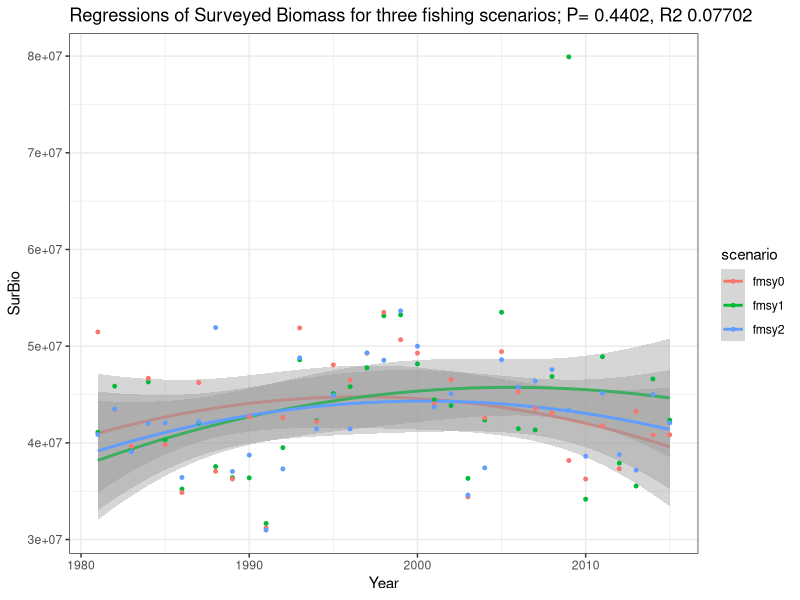

Recreate this plot in R. (Note: this script raises an error after producing the figure.)
library(tidyverse)
library(car)
library(cowplot)

####SURVYED BIOMASS######
read.csv("stats/indiseas/surveyed_biomass.csv")  -> surbio

surbio0<- lm(total_biomass_surveyed ~ poly(year, 2), data=surbio)
surbio1<- lm(total_biomass_surveyed ~ poly(year, 2) * scenario, data=surbio)
#surbio2<- lm(total_biomass_surveyed ~ poly(year, 3) * scenario, data=surbio)

anova(surbio0,surbio1)
##Insignificant difference between regressions

#Plotting regressions#
dat.a = data.frame(year= 1981:2015, scenario='fmsy0')
intervals.a <- predict(surbio1,newdata = dat.a,interval='confidence',
                       level=0.95)
data.frame(intervals.a) -> intervals.a
intervals.a%>% mutate(year = 1981:2015) %>% select(year, everything()) %>% mutate(scenario='fmsy0')-> intervals.a

dat.b = data.frame(year= 1981:2015, scenario='fmsy1')
intervals.b<- predict(surbio1, newdata = dat.b, interval='confidence', level=0.95)
data.frame(intervals.b) -> intervals.b
intervals.b%>% mutate(year = 1981:2015) %>% select(year, everything())%>% mutate(scenario='fmsy1') -> intervals.b
dat.c = data.frame(year= 1981:2015, scenario='fmsy2')
intervals.c<- predict(surbio1, newdata = dat.c, interval='confidence', level=0.95)
data.frame(intervals.c) -> intervals.c
intervals.c%>% mutate(year = 1981:2015) %>% select(year, everything()) %>% mutate(scenario='fmsy2') -> intervals.c

new_intervals_surbio<- rbind(intervals.a, intervals.b, intervals.c)
legend_test<-ggplot(new_intervals_surbio, aes(x =year, y = fit)) +
  theme_bw() +
  geom_line(aes(colour=scenario)) +
  geom_smooth(aes(ymin = lwr, ymax = upr, colour=scenario), stat = "identity") +
  geom_point(data = surbio, aes(x = year, y = total_biomass_surveyed, colour=scenario), size=1)+
  xlab("Year") +
  ylab("SurBio") +
  ggtitle("Regressions of Surveyed Biomass for three fishing scenarios; P= 0.4402, R2 0.07702")

#####PROPPRED SURVEYED#########
read.csv("stats/indiseas/proppred_surveyed.csv")  -> pred

pred0<- lm(proppred ~ poly(year, 4), data=pred)
pred1<- lm(proppred ~ poly(year, 4) * scenario, data=pred)
#pred2<- lm(proppred ~ poly(year, 5) * scenario, data=pred)

anova(pred0,pred1)
##Significant difference between regressions

#Plotting regressions#
dat.a = data.frame(year= 1981:2015, scenario='fmsy0')
intervals.a <- predict(pred1,newdata = dat.a,interval='confidence',
                       level=0.95)
data.frame(intervals.a) -> intervals.a
intervals.a%>% mutate(year = 1981:2015) %>% select(year, everything()) %>% mutate(scenario='fmsy0')-> intervals.a

dat.b = data.frame(year= 1981:2015, scenario='fmsy1')
intervals.b<- predict(pred1, newdata = dat.b, interval='confidence', level=0.95)
data.frame(intervals.b) -> intervals.b
intervals.b%>% mutate(year = 1981:2015) %>% select(year, everything())%>% mutate(scenario='fmsy1') -> intervals.b
dat.c = data.frame(year= 1981:2015, scenario='fmsy2')
intervals.c<- predict(pred1, newdata = dat.c, interval='confidence', level=0.95)
data.frame(intervals.c) -> intervals.c
intervals.c%>% mutate(year = 1981:2015) %>% select(year, everything()) %>% mutate(scenario='fmsy2') -> intervals.c

new_intervals_pred<- rbind(intervals.a, intervals.b, intervals.c)
ggplot(new_intervals_pred, aes(x =year, y = fit)) +
  theme_bw() +
  geom_line(aes(colour=scenario)) +
  geom_smooth(aes(ymin = lwr, ymax = upr, colour=scenario), stat = "identity") +
  geom_point(data = pred, aes(x = year, y = proppred, colour=scenario), size=1)+
  xlab("Year") +
  ylab("PropPred") +
  ggtitle("Regressions of Proportion of Predators for three fishing scenarios; P= < 2.2e-16, R2 0.9545", size=1)

#####MEAN LIFE SPAN#########
read.csv("stats/indiseas/mean_life_span.csv")  -> life_span

life0<- lm(mean_life_span ~ poly(year, 2), data=life_span)
life1<- lm(mean_life_span ~ poly(year, 2) * scenario, data=life_span)
#life2<- lm(mean_life_span ~ poly(year, 3) * scenario, data=life_span)

anova(life0,life1)
##Significant difference between regressions

#Plotting regressions#
dat.a = data.frame(year= 1981:2015, scenario='fmsy0')
intervals.a <- predict(life1,newdata = dat.a,interval='confidence',
                       level=0.95)
data.frame(intervals.a) -> intervals.a
intervals.a%>% mutate(year = 1981:2015) %>% select(year, everything()) %>% mutate(scenario='fmsy0')-> intervals.a

dat.b = data.frame(year= 1981:2015, scenario='fmsy1')
intervals.b<- predict(life1, newdata = dat.b, interval='confidence', level=0.95)
data.frame(intervals.b) -> intervals.b
intervals.b%>% mutate(year = 1981:2015) %>% select(year, everything())%>% mutate(scenario='fmsy1') -> intervals.b
dat.c = data.frame(year= 1981:2015, scenario='fmsy2')
intervals.c<- predict(life1, newdata = dat.c, interval='confidence', level=0.95)
data.frame(intervals.c) -> intervals.c
intervals.c%>% mutate(year = 1981:2015) %>% select(year, everything()) %>% mutate(scenario='fmsy2') -> intervals.c

new_intervals_life<- rbind(intervals.a, intervals.b, intervals.c)
ggplot(new_intervals_life, aes(x =year, y = fit)) +
  theme_bw() +
  geom_line(aes(colour=scenario)) +
  geom_smooth(aes(ymin = lwr, ymax = upr, colour=scenario), stat = "identity") +
  geom_point(data = life_span, aes(x = year, y = mean_life_span, colour=scenario), size=1)+
  xlab("Year") +
  ylab("Mean Life Span") +
  ggtitle("Regressions of Mean Life Span for three fishing scenarios; P= < 2.2e-16, R2 0.7016", size=1)

#####IVI Landings#########
read.csv("stats/indiseas/ivi_landings.csv")  -> ivi

ivi0<- lm(ivi_landings ~ poly(year, 2), data=ivi
          )
ivi1<- lm(ivi_landings ~ poly(year, 2) * scenario, data=ivi)
#ivi2<- lm(ivi_landings ~ poly(year, 3) * scenario, data=ivi)

anova(ivi0,ivi1)
##Significant difference between regressions

##Test for significance between all
ivi_fmsy1<- filter(ivi, scenario %in% c("fmsy1", "fmsy05")) ###These lines distinguish whether 
#there is a difference between fmsy1 and fmsy2
fitivifm1<- lm(ivi_landings~poly(year,2), data=ivi_fmsy1)
fitivifm2<- lm(ivi_landings~poly(year,2) * scenario, data=ivi_fmsy1)
anova(fitivifm1, fitivifm2)

#Plotting regressions#
dat.a = data.frame(year= 1981:2015, scenario='fmsy05')
intervals.a <- predict(ivi1,newdata = dat.a,interval='confidence',
                       level=0.95)
data.frame(intervals.a) -> intervals.a
intervals.a%>% mutate(year = 1981:2015) %>% select(year, everything()) %>% mutate(scenario='fmsy05')-> intervals.a

dat.b = data.frame(year= 1981:2015, scenario='fmsy1')
intervals.b<- predict(ivi1, newdata = dat.b, interval='confidence', level=0.95)
data.frame(intervals.b) -> intervals.b
intervals.b%>% mutate(year = 1981:2015) %>% select(year, everything())%>% mutate(scenario='fmsy1') -> intervals.b
dat.c = data.frame(year= 1981:2015, scenario='fmsy2')
intervals.c<- predict(ivi1, newdata = dat.c, interval='confidence', level=0.95)
data.frame(intervals.c) -> intervals.c
intervals.c%>% mutate(year = 1981:2015) %>% select(year, everything()) %>% mutate(scenario='fmsy2') -> intervals.c

new_intervals_ivi<- rbind(intervals.a, intervals.b, intervals.c)
ggplot(new_intervals_ivi, aes(x =year, y = fit)) +
  theme_bw() +
  geom_line(aes(colour=scenario)) +
  geom_smooth(aes(ymin = lwr, ymax = upr, colour=scenario), stat = "identity") +
  geom_point(data = ivi, aes(x = year, y = ivi_landings, colour=scenario), size=1)+
  xlab("Year") +
  ylab("IVI Landings") +
  ggtitle("Regressions of IVI Landings for three fishing scenarios; P= 2.258e-08, R2 0.4051")

#ivi_test<- filter(ivi, scenario %in% c("fmsy05", "fmsy2"))
##When filtering out fmsy1 and comparing anova with and without scenario, there is no significant difference between fmsy2
#and fmsy05

###INVERSE PRESSURE NO CAPELIN#######
read.csv("stats/indiseas/inverse_pressure_nocapelin.csv")  -> invp_ncap

invp0<- lm(inversepressure ~ poly(year, 6), data=invp_ncap)
invp1<- lm(inversepressure ~ poly(year, 6) * scenario, data=invp_ncap)
#invp2<- lm(inversepressure ~ poly(year, 7) * scenario, data=invp)

anova(invp0,invp1)
##Significant difference between regressions

#Plotting regressions#
dat.a = data.frame(year= 1981:2015, scenario='fmsy05')
intervals.a <- predict(invp1,newdata = dat.a,interval='confidence',
                       level=0.95)
data.frame(intervals.a) -> intervals.a
intervals.a%>% mutate(year = 1981:2015) %>% select(year, everything()) %>% mutate(scenario='fmsy05')-> intervals.a

dat.b = data.frame(year= 1981:2015, scenario='fmsy1')
intervals.b<- predict(invp1, newdata = dat.b, interval='confidence', level=0.95)
data.frame(intervals.b) -> intervals.b
intervals.b%>% mutate(year = 1981:2015) %>% select(year, everything())%>% mutate(scenario='fmsy1') -> intervals.b
dat.c = data.frame(year= 1981:2015, scenario='fmsy2')
intervals.c<- predict(invp1, newdata = dat.c, interval='confidence', level=0.95)
data.frame(intervals.c) -> intervals.c
intervals.c%>% mutate(year = 1981:2015) %>% select(year, everything()) %>% mutate(scenario='fmsy2') -> intervals.c

new_intervals_invp_ncap<- rbind(intervals.a, intervals.b, intervals.c)
legend_test2<- ggplot(new_intervals_invp_ncap, aes(x =year, y = fit)) +
  theme_bw() +
  geom_line(aes(colour=scenario)) +
  geom_smooth(aes(ymin = lwr, ymax = upr, colour=scenario), stat = "identity") +
  geom_point(data = invp_ncap, aes(x = year, y = inversepressure, colour=scenario), size=1)+
  xlab("Year") +
  ylab("Inverse Pressure") +
  ggtitle("Regressions of Inverse Fishing Pressure (no capelin) for three fishing scenarios; P= <2.2e-16, R2 0.6125")
#####INVERSE PRESSURE#####
read.csv("stats/indiseas/inverse_pressure.csv")  -> invp

invp0<- lm(inversepressure ~ poly(year, 2), data=invp)
invp1<- lm(inversepressure ~ poly(year, 2) * scenario, data=invp)
#invp2<- lm(inversepressure ~ poly(year, 3) * scenario, data=invp)

anova(invp0,invp1)
##Significant difference between regressions

#Plotting regressions#
dat.a = data.frame(year= 1981:2015, scenario='fmsy05')
intervals.a <- predict(invp1,newdata = dat.a,interval='confidence',
                       level=0.95)
data.frame(intervals.a) -> intervals.a
intervals.a%>% mutate(year = 1981:2015) %>% select(year, everything()) %>% mutate(scenario='fmsy05')-> intervals.a

dat.b = data.frame(year= 1981:2015, scenario='fmsy1')
intervals.b<- predict(invp1, newdata = dat.b, interval='confidence', level=0.95)
data.frame(intervals.b) -> intervals.b
intervals.b%>% mutate(year = 1981:2015) %>% select(year, everything())%>% mutate(scenario='fmsy1') -> intervals.b
dat.c = data.frame(year= 1981:2015, scenario='fmsy2')
intervals.c<- predict(invp1, newdata = dat.c, interval='confidence', level=0.95)
data.frame(intervals.c) -> intervals.c
intervals.c%>% mutate(year = 1981:2015) %>% select(year, everything()) %>% mutate(scenario='fmsy2') -> intervals.c

new_intervals_invp<- rbind(intervals.a, intervals.b, intervals.c)
ggplot(new_intervals_invp, aes(x =year, y = fit)) +
  theme_bw() +
  geom_line(aes(colour=scenario)) +
  geom_smooth(aes(ymin = lwr, ymax = upr, colour=scenario), stat = "identity") +
  geom_point(data = invp, aes(x = year, y = inversepressure, colour=scenario), size=1)+
  xlab("Year") +
  ylab("Inverse Pressure") +
  ggtitle("Regressions of Inverse Fishing Pressure for three fishing scenarios; P= <2.2e-16, R2 0.9996")

####TL LANDINGS######
read.csv("stats/indiseas/tl_landings.csv")  -> tll

tll0<- lm(trophic_level_landings ~ poly(year, 2), data=tll)
tll1<- lm(trophic_level_landings ~ poly(year, 2) * scenario, data=tll)
#tll2<- lm(trophic_level_landings ~ poly(year, 3) * scenario, data=tll)

anova(tll0,tll1)
##Significant difference between regressions

#Plotting regressions#
dat.a = data.frame(year= 1981:2015, scenario='fmsy05')
intervals.a <- predict(tll1,newdata = dat.a,interval='confidence',
                       level=0.95)
data.frame(intervals.a) -> intervals.a
intervals.a%>% mutate(year = 1981:2015) %>% select(year, everything()) %>% mutate(scenario='fmsy05')-> intervals.a

dat.b = data.frame(year= 1981:2015, scenario='fmsy1')
intervals.b<- predict(tll1, newdata = dat.b, interval='confidence', level=0.95)
data.frame(intervals.b) -> intervals.b
intervals.b%>% mutate(year = 1981:2015) %>% select(year, everything())%>% mutate(scenario='fmsy1') -> intervals.b
dat.c = data.frame(year= 1981:2015, scenario='fmsy2')
intervals.c<- predict(tll1, newdata = dat.c, interval='confidence', level=0.95)
data.frame(intervals.c) -> intervals.c
intervals.c%>% mutate(year = 1981:2015) %>% select(year, everything()) %>% mutate(scenario='fmsy2') -> intervals.c

new_intervals_tl<- rbind(intervals.a, intervals.b, intervals.c)
ggplot(new_intervals_tl, aes(x =year, y = fit)) +
  theme_bw() +
  geom_line(aes(colour=scenario)) +
  geom_smooth(aes(ymin = lwr, ymax = upr, colour=scenario), stat = "identity") +
  geom_point(data = tll, aes(x = year, y = trophic_level_landings, colour=scenario), size=1)+
  xlab("Year") +
  ylab("Trophic level") +
  ggtitle("Regressions of Trophic Level of Landings for three fishing scenarios; P= 3.58e-08, R2 0.399")+ 
  theme(plot.title = element_text(size = 10, face = "bold"))

####IVI LANDINGS NO CAPELINE######
read.csv("stats/indiseas/ivi_landings_nocapelin.csv")  -> ivi_ncap
ivi_ncap<- rename(ivi_ncap, year=Year)

ivi0<- lm(ivi_landings ~ poly(year, 6), data=ivi_ncap)
ivi1<- lm(ivi_landings ~ poly(year, 6) * scenario, data=ivi_ncap)
#ivi2<- lm(trophic_level_landings ~ poly(year, 7) * scenario, data=ivi)

anova(ivi0,ivi1)
##Significant difference between regressions

#Plotting regressions#
dat.a = data.frame(year= 1981:2015, scenario='fmsy05')
intervals.a <- predict(ivi1,newdata = dat.a,interval='confidence',
                       level=0.95)
data.frame(intervals.a) -> intervals.a
intervals.a%>% mutate(year = 1981:2015) %>% select(year, everything()) %>% mutate(scenario='fmsy05')-> intervals.a

dat.b = data.frame(year= 1981:2015, scenario='fmsy1')
intervals.b<- predict(ivi1, newdata = dat.b, interval='confidence', level=0.95)
data.frame(intervals.b) -> intervals.b
intervals.b%>% mutate(year = 1981:2015) %>% select(year, everything())%>% mutate(scenario='fmsy1') -> intervals.b
dat.c = data.frame(year= 1981:2015, scenario='fmsy2')
intervals.c<- predict(ivi1, newdata = dat.c, interval='confidence', level=0.95)
data.frame(intervals.c) -> intervals.c
intervals.c%>% mutate(year = 1981:2015) %>% select(year, everything()) %>% mutate(scenario='fmsy2') -> intervals.c

new_intervals_ivi_ncap<- rbind(intervals.a, intervals.b, intervals.c)
ggplot(new_intervals_ivi_ncap, aes(x =year, y = fit)) +
  theme_bw() +
  geom_line(aes(colour=scenario)) +
  geom_smooth(aes(ymin = lwr, ymax = upr, colour=scenario), stat = "identity") +
  geom_point(data = ivi_ncap, aes(x = year, y = ivi_landings, colour=scenario), size=1)+
  xlab("Year") +
  ylab("IVI") +
  ggtitle("Regressions of IVI of Landings (no capelin) for three fishing scenarios; P= <2.2e-16, R2 0.971")


##########PLOTS############
surbio_plot<- ggplot(new_intervals_surbio, aes(x =year, y = fit)) +
  theme_bw() +
  geom_line(aes(colour=scenario)) +
  geom_smooth(aes(ymin = lwr, ymax = upr, colour=scenario), stat = "identity") +
  geom_point(data = surbio, aes(x = year, y = total_biomass_surveyed, colour=scenario), size=1)+
  xlab("Year") +
  ylab("Surveyed Biomass")+ theme(legend.position="none")

tl_plot<- ggplot(new_intervals_tl, aes(x =year, y = fit)) +
  theme_bw() +
  geom_line(aes(colour=scenario)) +
  geom_smooth(aes(ymin = lwr, ymax = upr, colour=scenario), stat = "identity") +
  geom_point(data = tll, aes(x = year, y = trophic_level_landings, colour=scenario), size=1)+
  xlab("Year") +
  ylab("Trophic level")+ theme(legend.position="none")

life_plot<- ggplot(new_intervals_life, aes(x =year, y = fit)) +
  theme_bw() +
  geom_line(aes(colour=scenario)) +
  geom_smooth(aes(ymin = lwr, ymax = upr, colour=scenario), stat = "identity") +
  geom_point(data = life_span, aes(x = year, y = mean_life_span, colour=scenario), size=1)+
  xlab("Year") +
  ylab("Mean Life Span")+ theme(legend.position="none")

ivi_plot<- ggplot(new_intervals_ivi, aes(x =year, y = fit)) +
  theme_bw() +
  geom_line(aes(colour=scenario)) +
  geom_smooth(aes(ymin = lwr, ymax = upr, colour=scenario), stat = "identity") +
  geom_point(data = ivi, aes(x = year, y = ivi_landings, colour=scenario), size=1)+
  xlab("Year") +
  ylab("IVI Landings")+ theme(legend.position="none")

invp_plot<- ggplot(new_intervals_invp, aes(x =year, y = fit)) +
  theme_bw() +
  geom_line(aes(colour=scenario)) +
  geom_smooth(aes(ymin = lwr, ymax = upr, colour=scenario), stat = "identity") +
  geom_point(data = invp, aes(x = year, y = inversepressure, colour=scenario), size=1)+
  xlab("Year") +
  ylab("Inverse Pressure")+ theme(legend.position="none")
pred_plot<- ggplot(new_intervals_pred, aes(x =year, y = fit)) +
  theme_bw() +
  geom_line(aes(colour=scenario)) +
  geom_smooth(aes(ymin = lwr, ymax = upr, colour=scenario), stat = "identity") +
  geom_point(data = pred, aes(x = year, y = proppred, colour=scenario), size=1)+
  xlab("Year") +
  ylab("Proportion Predators")+ theme(legend.position="none")

legend<- get_legend(legend_test)
legend2<- get_legend(legend_test2)
prow<- plot_grid(life_plot, pred_plot, surbio_plot,labels = c("A", "B", "C"), align = "h", ncol=3)

prow_test<- plot_grid(prow, legend, rel_widths = c(3, .3))

prow2<- plot_grid(ivi_plot, invp_plot, labels = c("D", "E"), align = "h", ncol=2)

final<- plot_grid(prow2, legend2, rel_widths = c(3, .3))

plot_grid(prow_test, final, nrow=2)


####NO CAPELIN PLOTS####
ivi_ncap_plot<- ggplot(new_intervals_ivi_ncap, aes(x =year, y = fit)) +
  theme_bw() +
  geom_line(aes(colour=scenario)) +
  geom_smooth(aes(ymin = lwr, ymax = upr, colour=scenario), stat = "identity") +
  geom_point(data = ivi_ncap, aes(x = year, y = ivi_landings, colour=scenario), size=1)+
  xlab("Year") +
  ylab("IVI Landings") + theme(legend.position="none")

ivi_plot<- ggplot(new_intervals_ivi, aes(x =year, y = fit)) +
  theme_bw() +
  geom_line(aes(colour=scenario)) +
  geom_smooth(aes(ymin = lwr, ymax = upr, colour=scenario), stat = "identity") +
  geom_point(data = ivi, aes(x = year, y = ivi_landings, colour=scenario), size=1)+
  xlab("Year") +
  ylab("IVI Landings") + theme(legend.position="none")

invp_plot<- ggplot(new_intervals_invp, aes(x =year, y = fit)) +
  theme_bw() +
  geom_line(aes(colour=scenario)) +
  geom_smooth(aes(ymin = lwr, ymax = upr, colour=scenario), stat = "identity") +
  geom_point(data = invp, aes(x = year, y = inversepressure, colour=scenario), size=1)+
  xlab("Year") +
  ylab("Inverse Pressure")+ theme(legend.position="none")

invp_ncap_plot<- ggplot(new_intervals_invp_ncap, aes(x =year, y = fit)) +
  theme_bw() +
  geom_line(aes(colour=scenario)) +
  geom_smooth(aes(ymin = lwr, ymax = upr, colour=scenario), stat = "identity") +
  geom_point(data = invp_ncap, aes(x = year, y = inversepressure, colour=scenario), size=1)+
  xlab("Year") +
  ylab("Inverse Pressure")+ theme(legend.position="none")

legend2<- get_legend(legend_test2)
prow<- plot_grid(ivi_plot, invp_plot, ivi_ncap_plot, invp_ncap_plot, labels = c("A", "B"), align = "h", ncol=2)

prow_test<- plot_grid(prow, legend2, rel_widths = c(3, .3))

plot_grid(prow_test)

